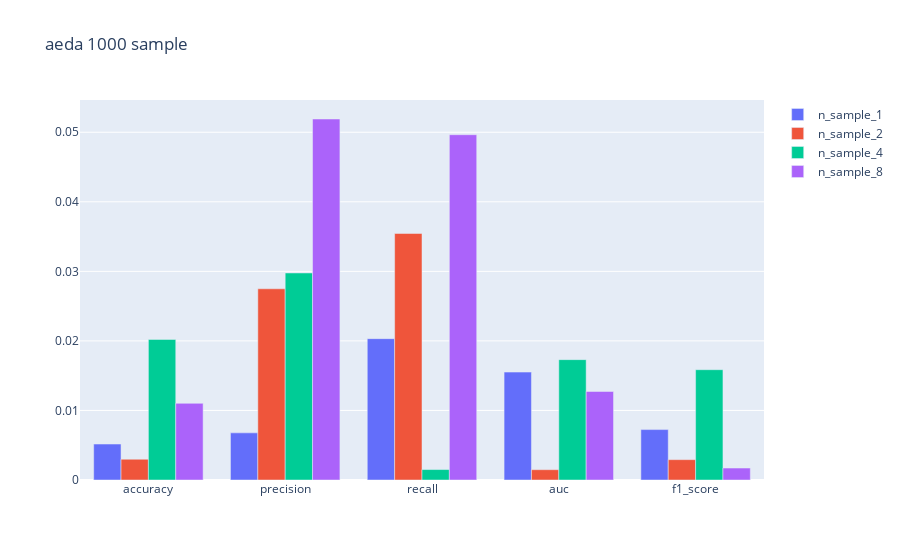

The cell this chart's notebook holds for it:
### Code cell
vis(eda.drop('original',axis=1), 'aeda 1000 sample')

### Figure 1 — Plotly figure (JSON) as saved in the notebook; plotly's stock layout.template omitted (floating-point values rounded to 4 significant figures)
{"data": [{"name": "n_sample_1", "type": "bar", "x": ["accuracy", "precision", "recall", "auc", "f1_score"], "y": [0.005167, 0.006777, 0.02032, 0.01552, 0.007248]}, {"name": "n_sample_2", "type": "bar", "x": ["accuracy", "precision", "recall", "auc", "f1_score"], "y": [0.002985, 0.02749, 0.03545, 0.00148, 0.002925]}, {"name": "n_sample_4", "type": "bar", "x": ["accuracy", "precision", "recall", "auc", "f1_score"], "y": [0.02021, 0.02977, 0.001501, 0.01731, 0.01586]}, {"name": "n_sample_8", "type": "bar", "x": ["accuracy", "precision", "recall", "auc", "f1_score"], "y": [0.01102, 0.05191, 0.04965, 0.01273, 0.001721]}], "layout": {"title": {"text": "aeda 1000 sample"}}}
